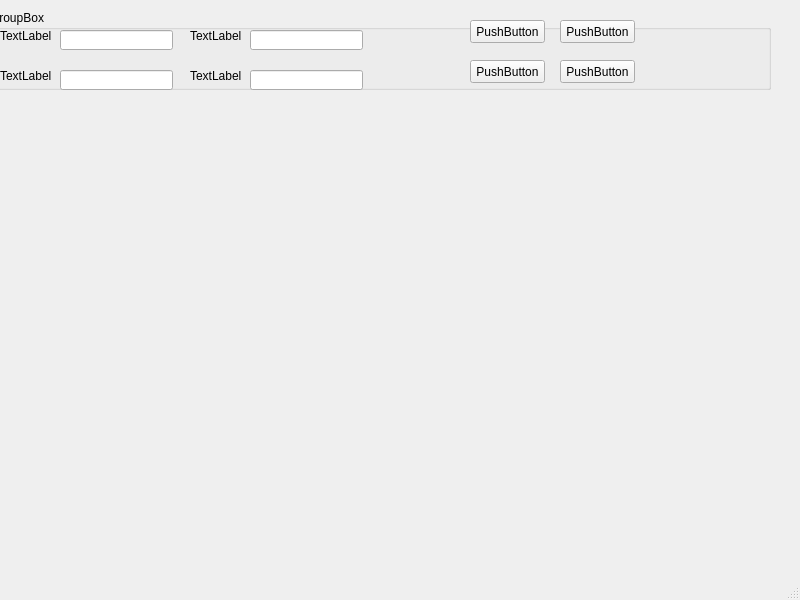
<?xml version="1.0" encoding="UTF-8"?>
<ui version="4.0">
 <class>MainWindow</class>
 <widget class="QMainWindow" name="MainWindow">
  <property name="geometry">
   <rect>
    <x>0</x>
    <y>0</y>
    <width>800</width>
    <height>600</height>
   </rect>
  </property>
  <property name="windowTitle">
   <string>MainWindow</string>
  </property>
  <widget class="QWidget" name="centralwidget">
   <widget class="QGroupBox" name="groupBox">
    <property name="geometry">
     <rect>
      <x>-10</x>
      <y>10</y>
      <width>781</width>
      <height>80</height>
     </rect>
    </property>
    <property name="title">
     <string>GroupBox</string>
    </property>
    <widget class="QLabel" name="label">
     <property name="geometry">
      <rect>
       <x>10</x>
       <y>20</y>
       <width>56</width>
       <height>12</height>
      </rect>
     </property>
     <property name="text">
      <string>TextLabel</string>
     </property>
    </widget>
    <widget class="QLineEdit" name="lineEdit">
     <property name="geometry">
      <rect>
       <x>70</x>
       <y>20</y>
       <width>113</width>
       <height>20</height>
      </rect>
     </property>
    </widget>
    <widget class="QLineEdit" name="lineEdit_2">
     <property name="geometry">
      <rect>
       <x>260</x>
       <y>20</y>
       <width>113</width>
       <height>20</height>
      </rect>
     </property>
    </widget>
    <widget class="QLabel" name="label_2">
     <property name="geometry">
      <rect>
       <x>200</x>
       <y>20</y>
       <width>56</width>
       <height>12</height>
      </rect>
     </property>
     <property name="text">
      <string>TextLabel</string>
     </property>
    </widget>
    <widget class="QLineEdit" name="lineEdit_3">
     <property name="geometry">
      <rect>
       <x>260</x>
       <y>60</y>
       <width>113</width>
       <height>20</height>
      </rect>
     </property>
    </widget>
    <widget class="QLabel" name="label_3">
     <property name="geometry">
      <rect>
       <x>10</x>
       <y>60</y>
       <width>56</width>
       <height>12</height>
      </rect>
     </property>
     <property name="text">
      <string>TextLabel</string>
     </property>
    </widget>
    <widget class="QLabel" name="label_4">
     <property name="geometry">
      <rect>
       <x>200</x>
       <y>60</y>
       <width>56</width>
       <height>12</height>
      </rect>
     </property>
     <property name="text">
      <string>TextLabel</string>
     </property>
    </widget>
    <widget class="QLineEdit" name="lineEdit_4">
     <property name="geometry">
      <rect>
       <x>70</x>
       <y>60</y>
       <width>113</width>
       <height>20</height>
      </rect>
     </property>
    </widget>
    <widget class="QPushButton" name="pushButton">
     <property name="geometry">
      <rect>
       <x>480</x>
       <y>10</y>
       <width>75</width>
       <height>23</height>
      </rect>
     </property>
     <property name="text">
      <string>PushButton</string>
     </property>
    </widget>
    <widget class="QPushButton" name="pushButton_2">
     <property name="geometry">
      <rect>
       <x>480</x>
       <y>50</y>
       <width>75</width>
       <height>23</height>
      </rect>
     </property>
     <property name="text">
      <string>PushButton</string>
     </property>
    </widget>
    <widget class="QPushButton" name="pushButton_3">
     <property name="geometry">
      <rect>
       <x>570</x>
       <y>10</y>
       <width>75</width>
       <height>23</height>
      </rect>
     </property>
     <property name="text">
      <string>PushButton</string>
     </property>
    </widget>
    <widget class="QPushButton" name="pushButton_4">
     <property name="geometry">
      <rect>
       <x>570</x>
       <y>50</y>
       <width>75</width>
       <height>23</height>
      </rect>
     </property>
     <property name="text">
      <string>PushButton</string>
     </property>
    </widget>
   </widget>
  </widget>
  <widget class="QMenuBar" name="menubar">
   <property name="geometry">
    <rect>
     <x>0</x>
     <y>0</y>
     <width>800</width>
     <height>21</height>
    </rect>
   </property>
  </widget>
  <widget class="QStatusBar" name="statusbar"/>
 </widget>
 <resources/>
 <connections/>
</ui>
